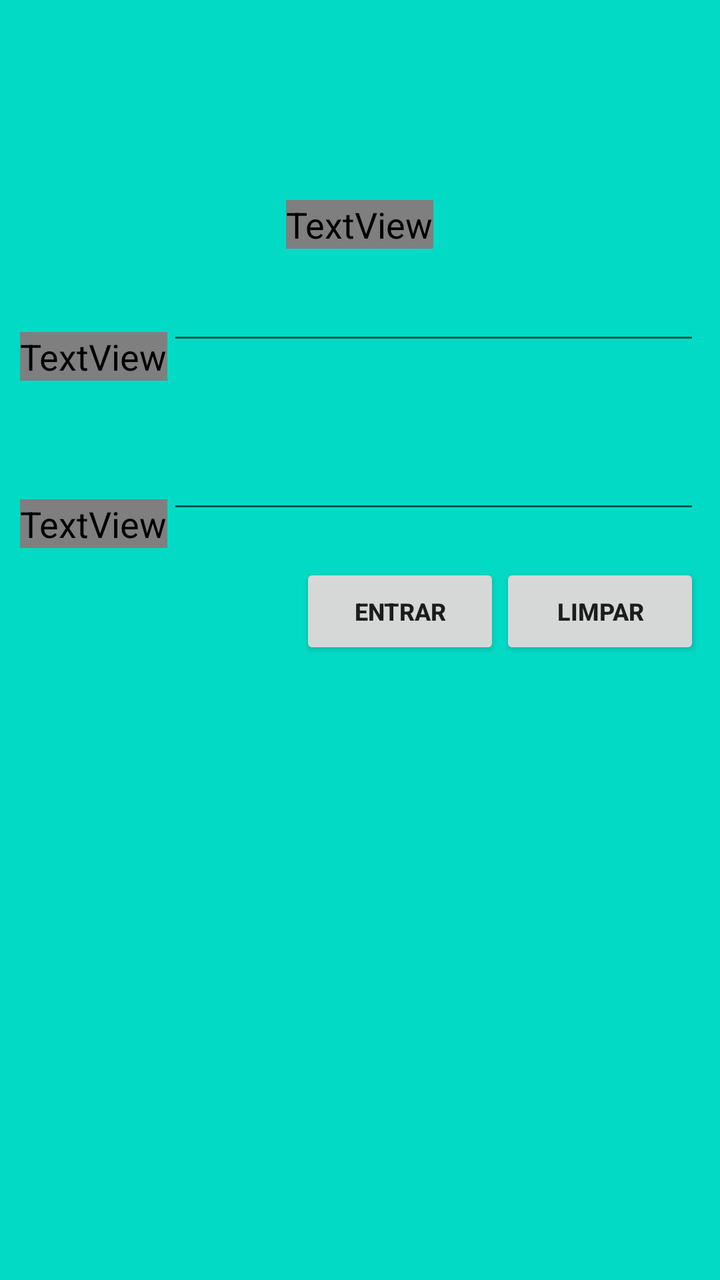
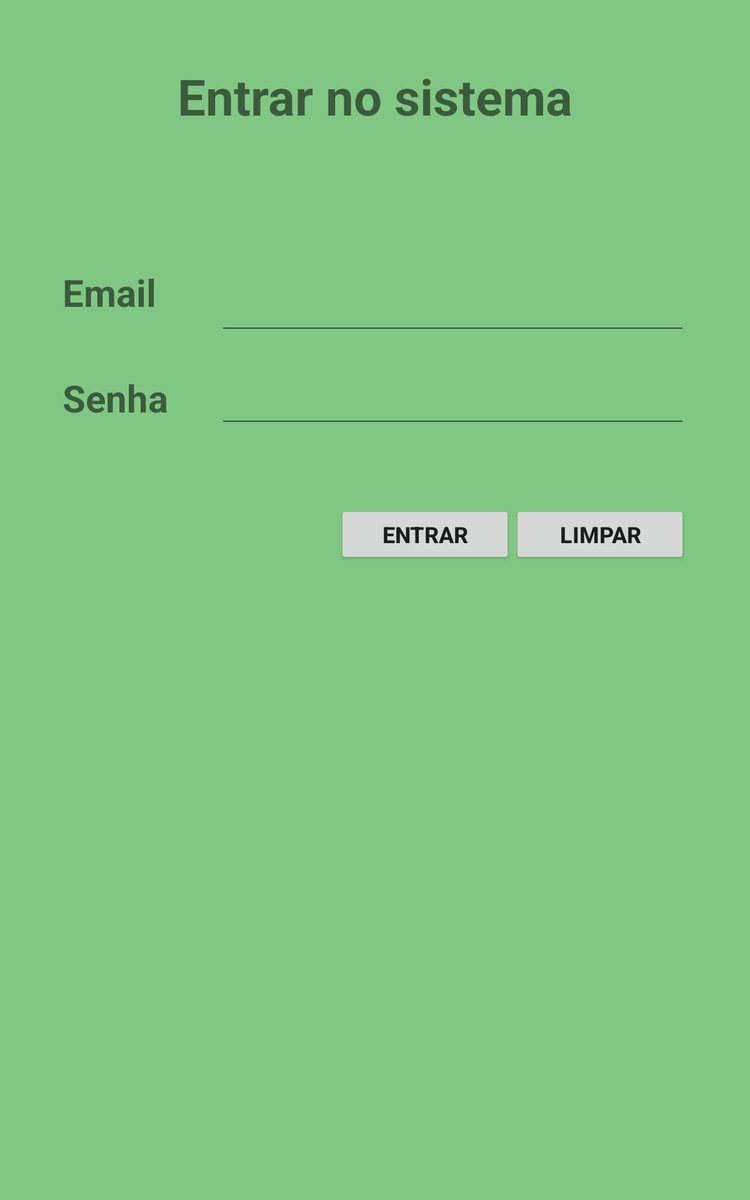

The same Android screen from two of the app's own layout files: first res/layout/ as a phone draws it, then the repository's variant for another configuration, drawn on a device whose configuration selects that folder. Both files follow.
<!-- AndroidManifest.xml: application theme Theme.MyTheme -->
<!-- res/layout/activity_login.xml -->
<?xml version="1.0" encoding="utf-8"?>
<RelativeLayout xmlns:android="http://schemas.android.com/apk/res/android"
    xmlns:tools="http://schemas.android.com/tools"
    android:id="@+id/activity_login"
    android:layout_width="match_parent"
    android:layout_height="match_parent"
    android:paddingBottom="10dp"
    android:paddingLeft="10dp"
    android:paddingRight="10dp"
    android:paddingTop="80dp"
    android:background="@color/colorAccent"
    tools:context="br.com.wp.comanda.LoginActivity">

    <TextView
        android:layout_width="wrap_content"
        android:layout_height="wrap_content"
        android:text="@string/entrar_no_sistema"
        android:textStyle="bold"
        android:layout_centerHorizontal="true"
        android:textColor="@color/colorTextGrid"
        android:layout_marginTop="20dp"
        android:textSize="20sp"/>

    <TextView
        android:id="@+id/txt_email"
        android:layout_width="wrap_content"
        android:layout_height="wrap_content"
        android:text="@string/textEmail"
        android:textSize="17sp"
        android:textStyle="bold"
        android:layout_marginTop="60dp"
        android:textColor="@color/colorTextGrid"
        android:layout_alignBaseline="@+id/edt_email"/>

    <EditText
        android:id="@+id/edt_email"
        android:layout_width="match_parent"
        android:layout_height="wrap_content"
        android:layout_marginTop="60dp"
        android:textSize="15sp"
        android:inputType="text"
        android:layout_toRightOf="@+id/txt_email"
        android:layout_alignLeft="@+id/edt_senha"/>

    <TextView
        android:id="@+id/txt_senha"
        android:layout_width="wrap_content"
        android:layout_height="wrap_content"
        android:text="@string/textSenha"
        android:textSize="17sp"
        android:textStyle="bold"
        android:layout_marginTop="30dp"
        android:textColor="@color/colorTextGrid"
        android:layout_alignBaseline="@+id/edt_senha"/>

    <EditText
        android:id="@+id/edt_senha"
        android:layout_width="match_parent"
        android:layout_height="wrap_content"
        android:layout_below="@+id/txt_email"
        android:layout_marginTop="30dp"
        android:inputType="textPassword"
        android:layout_toRightOf="@+id/txt_senha"/>

    <Button
        android:id="@+id/btn_limpar"
        android:layout_width="100dp"
        android:layout_height="wrap_content"
        android:text="@string/textbuttonLimpar"
        android:textSize="@dimen/textSize_button_limpar"
        android:textStyle="bold"
        android:layout_alignParentRight="true"
        android:layout_below="@+id/edt_senha"
        android:layout_marginTop="20dp"/>

    <Button
        android:id="@+id/btn_entrar"
        android:layout_width="100dp"
        android:layout_height="wrap_content"
        android:text="@string/textbuttonEntrar"
        android:textSize="@dimen/textSize_button_entrar"
        android:textStyle="bold"
        android:layout_toLeftOf="@+id/btn_limpar"
        android:layout_below="@+id/edt_senha"
        android:layout_alignTop="@+id/btn_limpar"/>

</RelativeLayout>
<!-- resources referenced by this layout -->
<resources>
  <color name="colorAccent">#4CAF50</color>
  <color name="colorTextGrid">#000000</color>
  <dimen name="textSize_button_entrar">12sp</dimen>
  <dimen name="textSize_button_limpar">12sp</dimen>
  <string name="entrar_no_sistema">Entrar no sistema</string>
  <string name="textEmail">Email</string>
  <string name="textSenha">Senha</string>
  <string name="textbuttonEntrar">Entrar</string>
  <string name="textbuttonLimpar">Limpar</string>
  <style name="Theme.MyTheme" parent="Theme.AppCompat.Light.NoActionBar">
  
          <item name="colorPrimary">@color/colorPrimary</item>
          <item name="colorPrimaryDark">@color/colorPrimaryDark</item>
          <item name="android:textSize">18sp</item>
  
      </style>
  <color name="colorPrimary">#81C784</color>
  <color name="colorPrimaryDark">#4CAF50</color>
</resources>
<!-- res/layout-sw600dp/activity_login.xml (the repository's variant of the layout above) -->
<!-- drawn on a 7-inch tablet held upright -->
<?xml version="1.0" encoding="utf-8"?>
<RelativeLayout xmlns:android="http://schemas.android.com/apk/res/android"
    xmlns:tools="http://schemas.android.com/tools"
    android:id="@+id/activity_login"
    android:layout_width="match_parent"
    android:layout_height="match_parent"
    android:paddingLeft="50dp"
    android:paddingRight="50dp"
    android:paddingTop="10dp"
    android:background="@color/colorPrimary"
    tools:context="br.com.wp.comanda.LoginActivity">

    <TextView
        android:id="@+id/textView"
        android:layout_width="wrap_content"
        android:layout_height="wrap_content"
        android:layout_marginTop="40dp"
        android:text="@string/entrar_no_sistema"
        android:textStyle="bold"
        android:layout_centerHorizontal="true"
        android:textSize="40sp"/>

    <TextView
        android:id="@+id/txt_email"
        android:layout_width="wrap_content"
        android:layout_height="wrap_content"
        android:text="@string/textEmail"
        android:textSize="30sp"
        android:textStyle="bold"
        android:layout_below="@+id/textView"
        android:layout_marginTop="110dp"
        android:layout_alignParentLeft="true"
        android:layout_alignParentStart="true" />

    <EditText
        android:id="@+id/edt_email"
        android:layout_width="match_parent"
        android:layout_height="wrap_content"
        android:textSize="30sp"
        android:layout_alignTop="@+id/txt_email"
        android:layout_toRightOf="@+id/txt_senha"
        android:layout_toEndOf="@+id/txt_senha"
        android:layout_marginLeft="40dp"
        android:layout_marginStart="40dp" />


    <TextView
        android:id="@+id/txt_senha"
        android:layout_width="wrap_content"
        android:layout_height="wrap_content"
        android:text="@string/textSenha"
        android:textSize="30sp"
        android:textStyle="bold"
        android:layout_below="@+id/txt_email"
        android:layout_alignParentLeft="true"
        android:layout_alignParentStart="true"
        android:layout_marginTop="44dp" />

    <EditText
        android:id="@+id/edt_senha"
        android:layout_width="match_parent"
        android:layout_height="wrap_content"
        android:inputType="textPassword"
        android:layout_alignBaseline="@+id/txt_senha"
        android:layout_alignBottom="@+id/txt_senha"
        android:textSize="30sp"
        android:layout_alignLeft="@+id/edt_email"
        android:layout_alignStart="@+id/edt_email" />

    <Button
        android:id="@+id/btn_limpar"
        android:layout_width="140dp"
        android:layout_height="wrap_content"
        android:text="@string/textbuttonLimpar"
        android:textSize="@dimen/textSize_button_limpar"
        android:textStyle="bold"
        android:layout_below="@+id/txt_senha"
        android:layout_alignParentRight="true"
        android:layout_alignParentEnd="true"
        android:layout_marginTop="65dp" />

    <Button
        android:id="@+id/btn_entrar"
        android:layout_width="140dp"
        android:layout_height="wrap_content"
        android:text="@string/textbuttonEntrar"
        android:textSize="@dimen/textSize_button_entrar"
        android:textStyle="bold"
        android:layout_alignBaseline="@+id/btn_limpar"
        android:layout_alignBottom="@+id/btn_limpar"
        android:layout_toLeftOf="@+id/btn_limpar"
        android:layout_toStartOf="@+id/btn_limpar" />

</RelativeLayout>
<!-- resources referenced by the variant -->
<!-- as a 7-inch tablet held upright resolves them -->
<resources>
  <!-- from res/values-sw600dp/ -->
  <color name="colorPrimary">#81C784</color>
  <!-- from res/values-sw600dp/ -->
  <dimen name="textSize_button_entrar">18sp</dimen>
  <!-- from res/values-sw600dp/ -->
  <dimen name="textSize_button_limpar">18sp</dimen>
  <!-- from res/values-sw600dp/ -->
  <string name="entrar_no_sistema">Entrar no sistema</string>
  <!-- from res/values-sw600dp/ -->
  <string name="textEmail">Email</string>
  <!-- from res/values-sw600dp/ -->
  <string name="textSenha">Senha</string>
  <!-- from res/values-sw600dp/ -->
  <string name="textbuttonEntrar">Entrar</string>
  <!-- from res/values-sw600dp/ -->
  <string name="textbuttonLimpar">Limpar</string>
  <!-- from res/values-sw600dp/ -->
  <style name="Theme.MyTheme" parent="Theme.AppCompat.Light.NoActionBar">
  
         <item name="colorPrimary">@color/colorPrimary</item>
         <item name="colorPrimaryDark">@color/colorPrimaryDark</item>
         <item name="android:textSize">25sp</item>
  
     </style>
  <!-- from res/values-sw600dp/ -->
  <color name="colorPrimaryDark">#4CAF50</color>
</resources>
